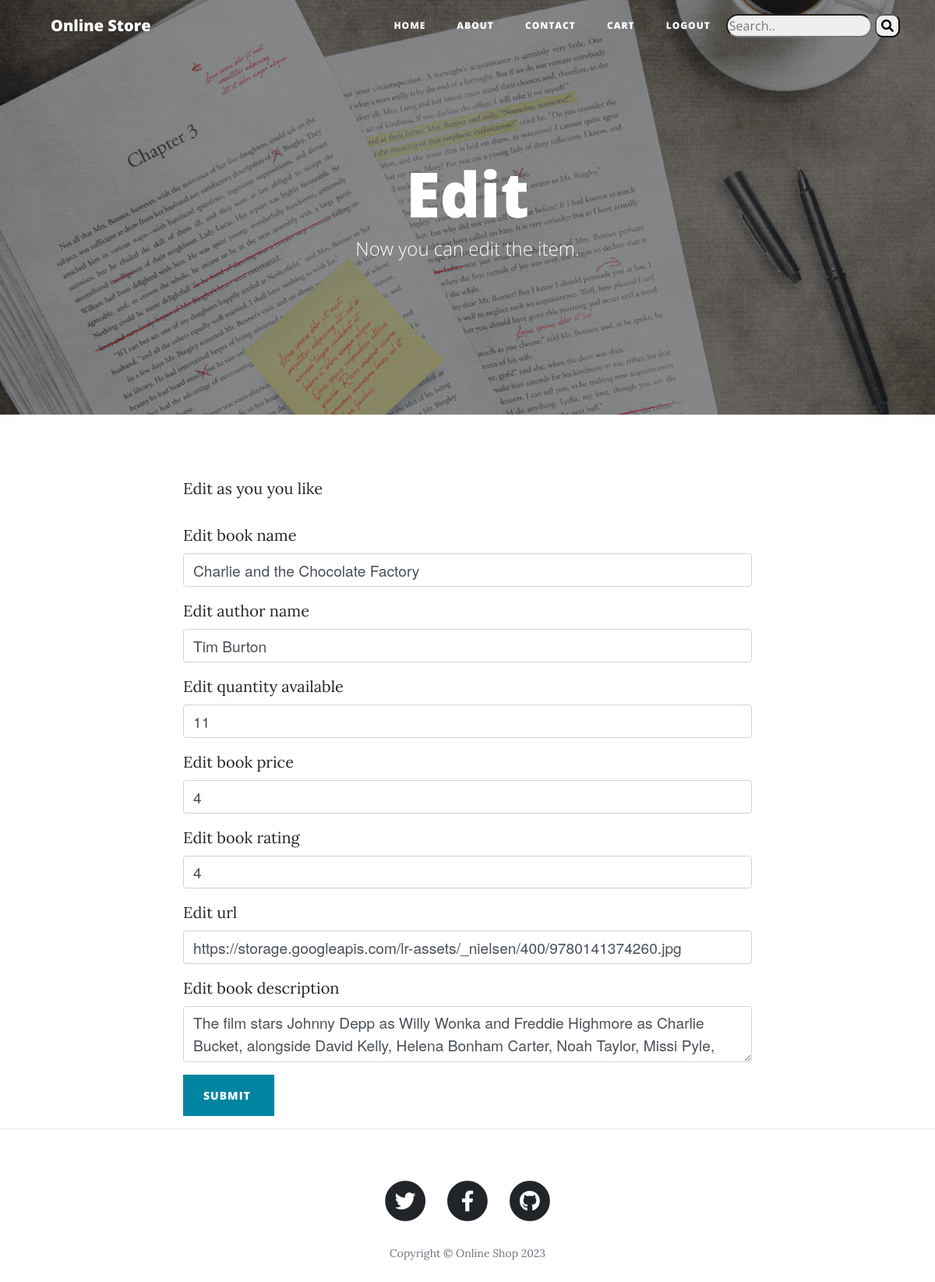
Before: /edit/3 (signed in) with the older database file.
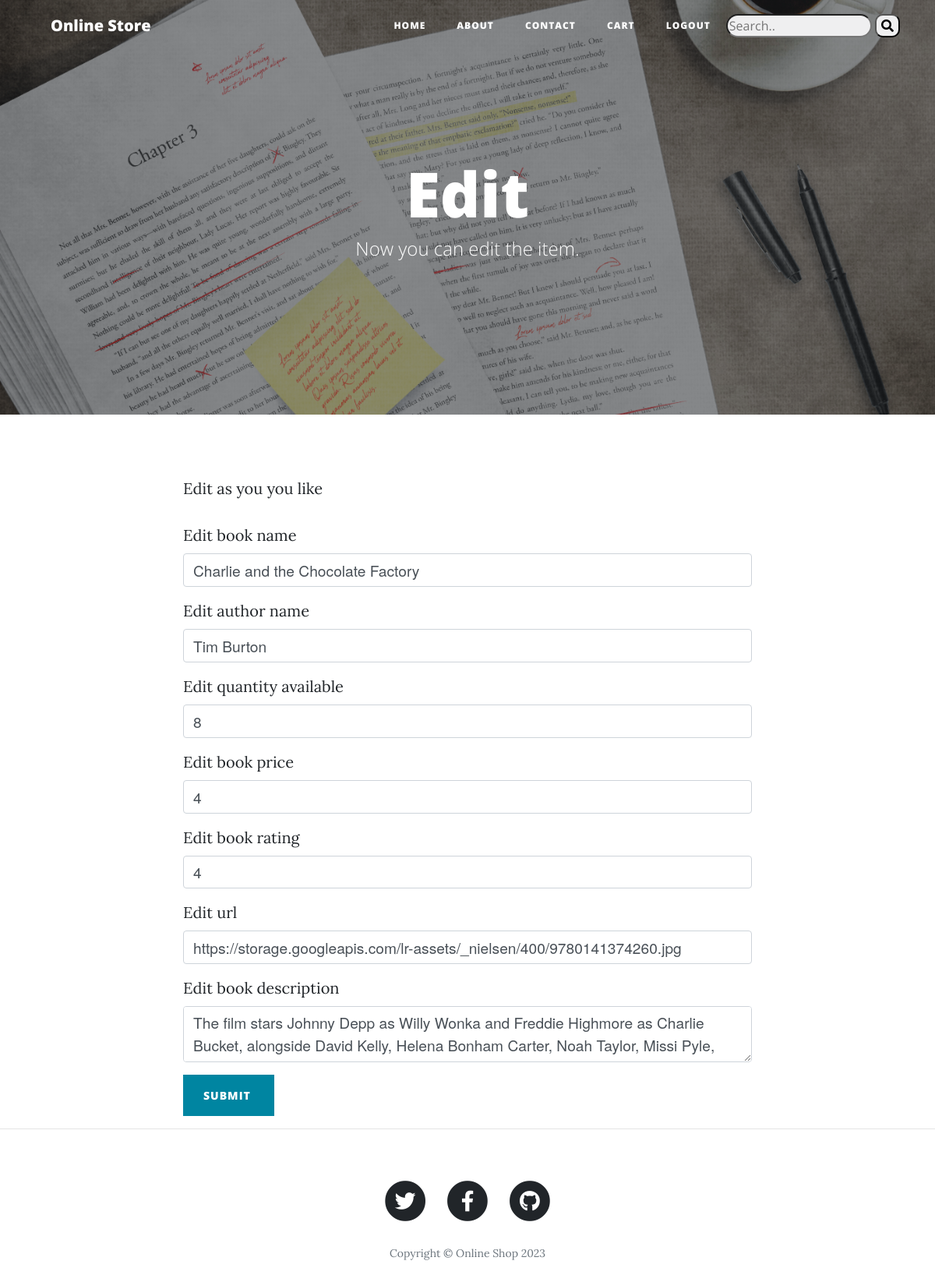
After: the same page with the newer database file.
### main.py (models this page shows)
class Books(db.Model):
    id = db.Column(db.Integer, primary_key=True)
    name = db.Column(db.String(250))
    author = db.Column(db.String(250))
    quantity = db.Column(db.Integer)
    price = db.Column(db.Integer)
    rating = db.Column(db.Integer)
    url = db.Column(db.String(250))
    description = db.Column(db.String(250))

### main.py (the view, shortened to what this page needs)
@app.route('/edit/<int:id>', methods=["GET", "POST"])
@login_required
def edit(id):
    edit_form = BookForm()
    if request.method == 'GET':
        book_to_edit = Books.query.filter_by(id=id).first()
        edit_form.name.data = book_to_edit.name
        edit_form.author.data = book_to_edit.author
        edit_form.quantity.data = book_to_edit.quantity
        edit_form.price.data = book_to_edit.price
        edit_form.rating.data = book_to_edit.rating
        edit_form.url.data = book_to_edit.url
        edit_form.description.data = book_to_edit.description
        return render_template('edit.html', form=edit_form)

### forms.py
class BookForm(FlaskForm):
    name = StringField('Edit book name', validators=[DataRequired()])
    author = StringField('Edit author name', validators=[DataRequired()])
    quantity = IntegerField('Edit quantity available ', validators=[DataRequired(message='Error: Integer expected')])
    price = FloatField('Edit book price', validators=[DataRequired(message='Error: Integer expected')])
    rating = IntegerField('Edit book rating', validators=[DataRequired(message='Error: Integer expected'), NumberRange(min=0, max=5)])
    url = TextField('Edit url', validators=[DataRequired(), URL()])
    description = TextAreaField('Edit book description', validators=[DataRequired()])
    submit = SubmitField('Submit ')

### main.py (called while the page is built)
@login_manager.user_loader
def load_user(user_id):
    print(f'User id to load: {User.query.get(int(user_id))}')
    return User.query.get(int(user_id))

### templates/edit.html
{% include "header.html" %}
{% import "bootstrap/wtf.html" as wtf %}
  <header class="masthead" style="background-image: url('{{ url_for('static', filename='img/edit.jpg')}}')">
    <div class="overlay"></div>
    <div class="container">
      <div class="row">
        <div class="col-lg-8 col-md-10 mx-auto">
          <div class="page-heading">
            <h1>Edit</h1>
            <span class="subheading">Now you can edit the item.</span>
          </div>
        </div>
      </div>
    </div>
  </header>
  <div class="container">
    <div class="row">
      <div class="col-lg-8 col-md-10 mx-auto">
        <p>Edit as you you like</p>
          {{ wtf.quick_form(form, button_map={"submit": "primary"}, novalidate=False) }}
      </div>
    </div>
  </div>
  <hr>
  {% include "footer.html" %}

### templates/header.html (shortened to what this page needs)
<!DOCTYPE html>
<html lang="en">
<head>
    <link href="{{ url_for('static', filename='vendor/bootstrap/css/bootstrap.min.css') }}" rel="stylesheet">
    <link href="{{ url_for('static', filename='vendor/fontawesome-free/css/all.min.css')}}" rel="stylesheet"
          type="text/css">
    <link href="{{ url_for('static', filename='css/clean-blog.min.css')}}" rel="stylesheet">
</head>
<body>
<nav class="navbar navbar-expand-lg navbar-light fixed-top" id="mainNav">
    <div class="container">
        <a class="navbar-brand" href="/">Online Store</a>
        <div class="collapse navbar-collapse" id="navbarResponsive">
            <ul class="navbar-nav ml-auto">
                <li class="nav-item">
                    <a class="nav-link" href="/">Home</a>
                </li>
                <li class="nav-item">
                    <a class="nav-link" href="/about">About</a>
                </li>
                {%if not current_user.is_authenticated:%}
                <li class="nav-item">
                    <a class="nav-link" href="/register">Register</a>
                </li>
                <li class="nav-item">
                    <a class="nav-link" href="/login">Login</a>
                </li>
                {%else%}
                <li class="nav-item">
                    <a class="nav-link" href="/contact">Contact</a>
                </li>
                <li class="nav-item">
                    <a class="nav-link" href="/cart">Cart</a>
                </li>
                <li class="nav-item">
                    <a class="nav-link" href="/logout">Logout</a>
                </li>
                {%endif%}
            </ul>
        </div>
        <div style="font-size: 16px" class="search-container">
            <form action="/search" method="POST">
                <input style="background-color: rgba(239, 239, 240,1); border-radius:15px" type="text"
                       placeholder="Search.." name="searchbox">
                <button style=" border-radius:10px;background-color: rgba(239, 239, 240,1)" type="submit"><i
                        class="fa fa-search"></i></button>
            </form>
        </div>
    </div>
</nav>

### templates/footer.html (shortened to what this page needs)
  <footer>
    <div class="container">
      <div class="row">
        <div class="col-lg-8 col-md-10 mx-auto">
          <ul class="list-inline text-center">
            <li class="list-inline-item">
              <a href="#">
                <span class="fa-stack fa-lg">
                  <i class="fas fa-circle fa-stack-2x"></i>
                  <i class="fab fa-twitter fa-stack-1x fa-inverse"></i>
                </span>
              </a>
            </li>
            <li class="list-inline-item">
              <a href="#">
                <span class="fa-stack fa-lg">
                  <i class="fas fa-circle fa-stack-2x"></i>
                  <i class="fab fa-facebook-f fa-stack-1x fa-inverse"></i>
                </span>
              </a>
            </li>
            <li class="list-inline-item">
              <a href="#">
                <span class="fa-stack fa-lg">
                  <i class="fas fa-circle fa-stack-2x"></i>
                  <i class="fab fa-github fa-stack-1x fa-inverse"></i>
                </span>
              </a>
            </li>
          </ul>
          <p class="copyright text-muted">Copyright &copy; Online Shop 2023</p>
        </div>
      </div>
    </div>
  </footer>
</body>
</html>

Changed rows visible on the page:
changed Books "Charlie and the Chocolate Factory": quantity "11" → "8"
